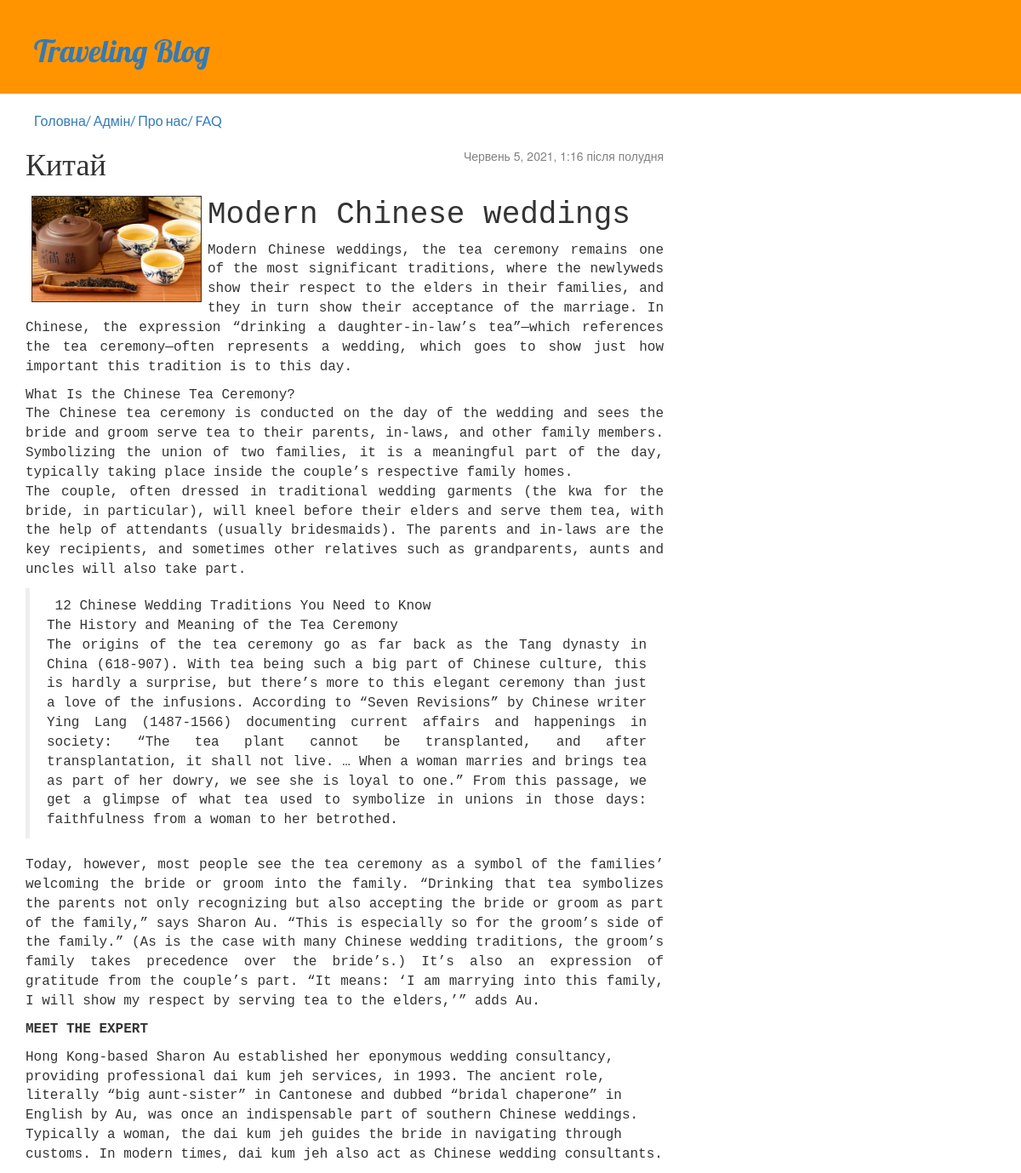
The app's page /post/17/ with its own data.
### blog/models.py (models this page shows, shortened)
class Post(models.Model):
    author = models.ForeignKey(settings.AUTH_USER_MODEL, on_delete=models.CASCADE)
    title = models.CharField(max_length=200)
    text = RichTextUploadingField(blank=True,null=True)
    header_image=models.ImageField(blank=True, upload_to='images/')
    created_date = models.DateTimeField(default=timezone.now)
    published_date = models.DateTimeField(blank=True, null=True)

### blog/views.py (the view)
# urls.py: url(r'^post/(?P<pk>[0-9]+)/$', views.post_detail, name='post_detail'),
def post_detail(request, pk):
    post = get_object_or_404(Post, pk=pk)
    return render(request, 'blog/post_detail.html', {'post': post})

### blog/templates/blog/post_detail.html (shortened to what this page needs)
{% extends 'blog/base.html' %}
{% block content %}
    <div class="post">
        {% if post.published_date %}
            <div class="date">
                 {{ post.published_date }}
            </div>
        {% endif %}
        <h1>{{ post.title }}</h1>
        <p>{{ post.text }}</p>
    </div>
{% endblock %}

### blog/static/css/style.css (style rules this page uses)
h1, h2, h3, h4 { font-family: 'Lobster', cursive; }
.date { float: right; color: #828282; }

### records on screen
Post: published_date "Червень 5, 2021, 1:16 після полудня", title "Китай", text (picture), text "Modern Chinese weddings Modern Chinese weddings, the tea ceremony remains one of the most significant traditions, where the newlyweds show their respect to the elders in their families, and they in turn show their acceptance of the marriage. In Chinese, the expression “drinking a daughter-in-law’s tea”—which references the tea ceremony—often represents a wedding, which goes to show just how important this tradition is to this day. What Is the Chinese Tea Ceremony? The Chinese tea ceremony is conducted on the day of the wedding and sees the bride and groom serve tea to their parents, in-laws, and other family members. Symbolizing the union of two families, it is a meaningful part of the day,…"
